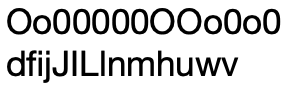
#> input picture 截圖 2020-05-08 上午11.03.55.png, 291 x 86 px
$ python -i ocrTest.py   (imports and definitions only)
#> lines starting #> are read from the running program, lines starting #| are printed output that depends on the picture; after the words box and inside, x2 and y2 are one past the last pixel; in counts of white or black regions, pixels touching at a corner belong together
#> further down, picture is the input picture: shape (86, 291, 3); min 0, max 255, mean 207.1
import cv2
import pytesseract
import sys
import json

def cathayOCR(origineImage,resize_num=2,threshold=128,erodeIterationTimes=3,dilateIterationTimes=1,medianBlurKernel=3,isRevert=True):

#> called with resize_num = 2, threshold = 128, erodeIterationTimes = 3, dilateIterationTimes = 1, medianBlurKernel = 3, isRevert = True
    isShowImg = True
    # resize
    origineImage = cv2.resize(origineImage,(origineImage.shape[1] * int(resize_num), origineImage.shape[0] * int(resize_num)), interpolation=cv2.INTER_CUBIC)
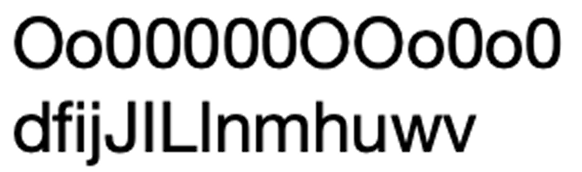
#> origineImage: shape (172, 582, 3); min 0, max 255, mean 207

    # gray
    grayImg = cv2.cvtColor(origineImage, cv2.COLOR_BGR2GRAY)

    # binary
    retval, binImg = cv2.threshold(grayImg, threshold, 255, cv2.THRESH_BINARY_INV)
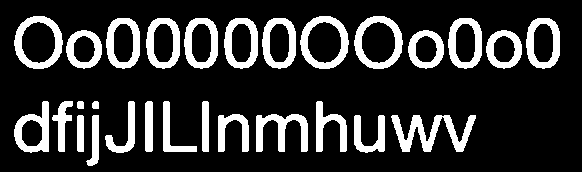
#> binImg: shape (172, 582); 18.9% white; 28 white regions, largest, box (x1, y1, x2, y2) and area: (391, 115, 476, 152) 1356, (14, 16, 63, 69) 991, (354, 16, 403, 69) 991
#> retval = 128

    # erode
    erodeImg = cv2.erode(binImg, (5, 5), iterations=erodeIterationTimes)
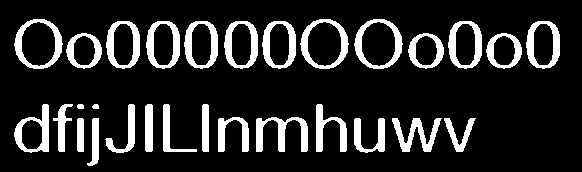
#> erodeImg: shape (172, 582); 15.3% white; 29 white regions, largest, box (x1, y1, x2, y2) and area: (256, 117, 308, 152) 800, (14, 19, 63, 69) 745, (354, 19, 403, 69) 745

    # dilate
    dilateImg = cv2.dilate(erodeImg, (5, 5), iterations=dilateIterationTimes)
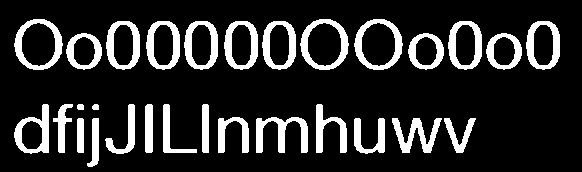
#> dilateImg: shape (172, 582); 16.5% white; 29 white regions, largest, box (x1, y1, x2, y2) and area: (256, 117, 308, 153) 852, (14, 19, 63, 70) 827, (354, 19, 403, 70) 827

    # medianBlur
    medianBImg = cv2.medianBlur(dilateImg, medianBlurKernel)
#> medianBImg: shape (172, 582); 16.5% white; 29 white regions, largest, box (x1, y1, x2, y2) and area: (256, 117, 308, 153) 850, (14, 19, 63, 70) 827, (354, 19, 403, 70) 827

    # 反相
    if isRevert:
        resultImg = 255 - medianBImg

    if isShowImg:
        cv2.imshow('oriImg', origineImage)
        cv2.imshow('grayImg', grayImg)
        cv2.imshow('binImg', binImg)
        cv2.imshow('erodeImg', erodeImg)
        cv2.imshow('dilateImg', dilateImg)
        cv2.imshow('medianBlur', medianBImg)
        cv2.imshow('resultImg', resultImg)
        cv2.waitKey(0)
        cv2.destroyAllWindows()
    pytesseract.pytesseract.tesseract_cmd = 'Tesseract-OCR/tesseract.exe'
#> (the run stopped early here; a loop or call above may not have finished)
